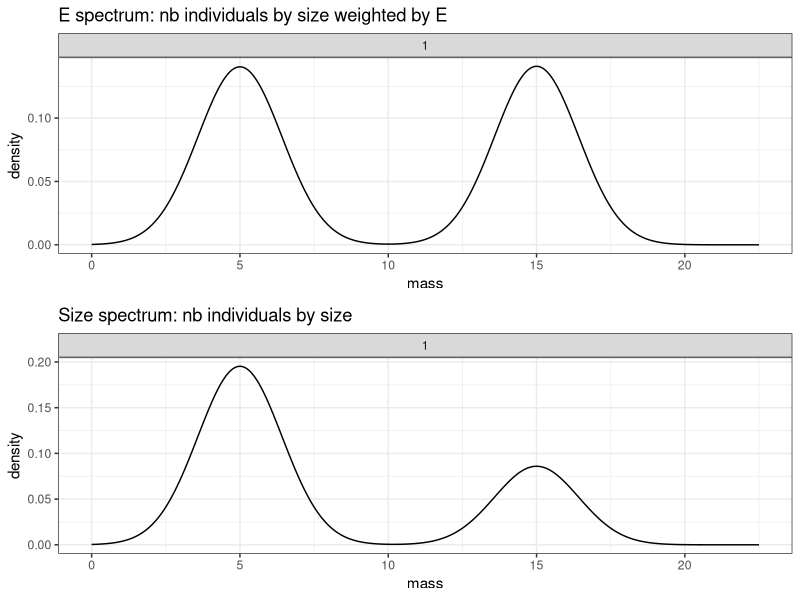
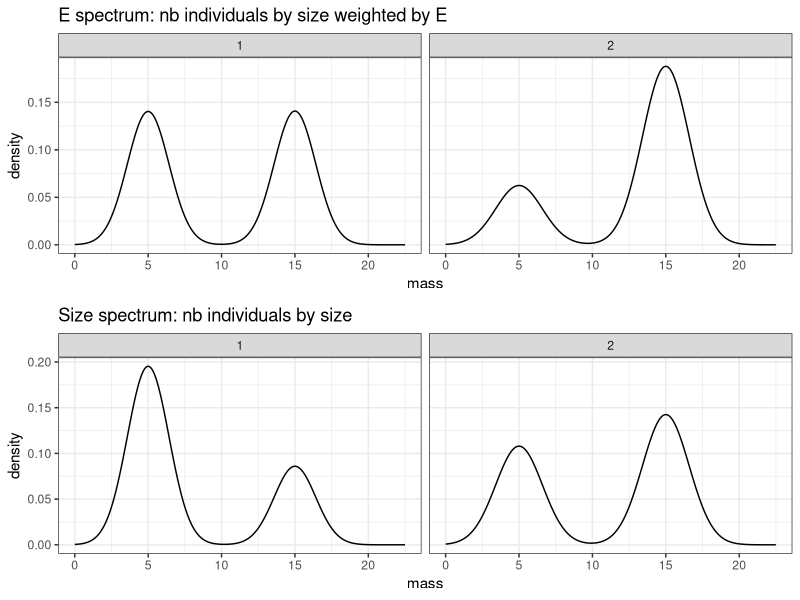
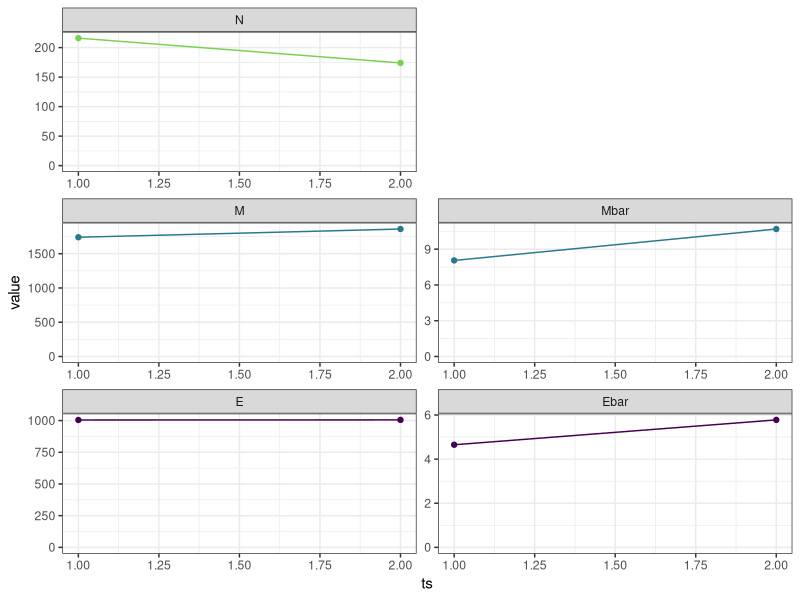
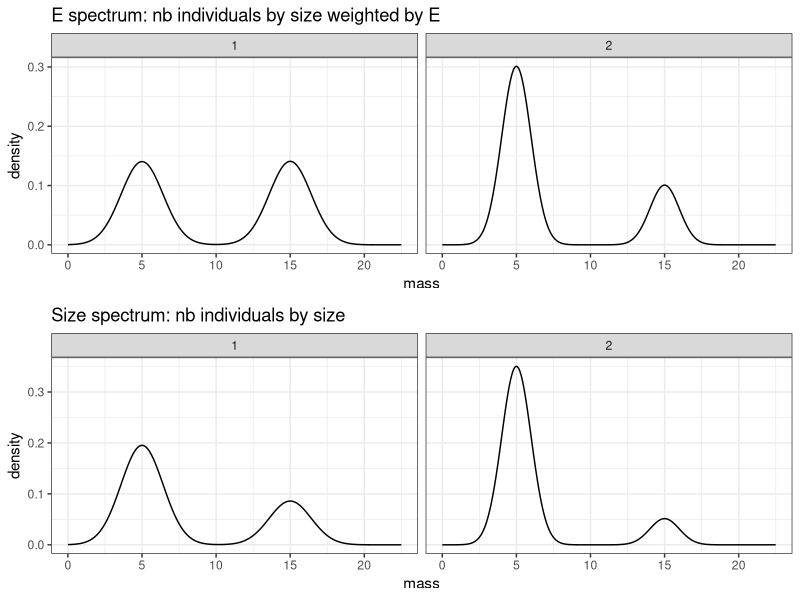
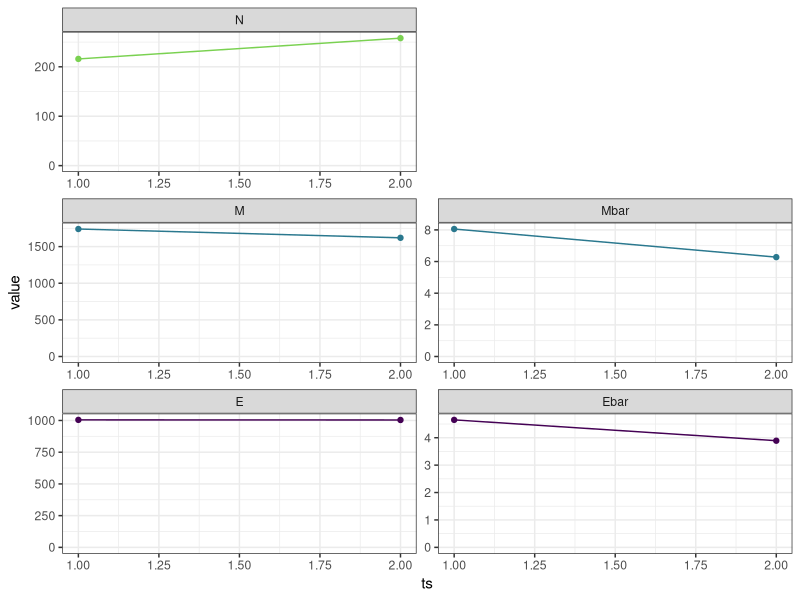
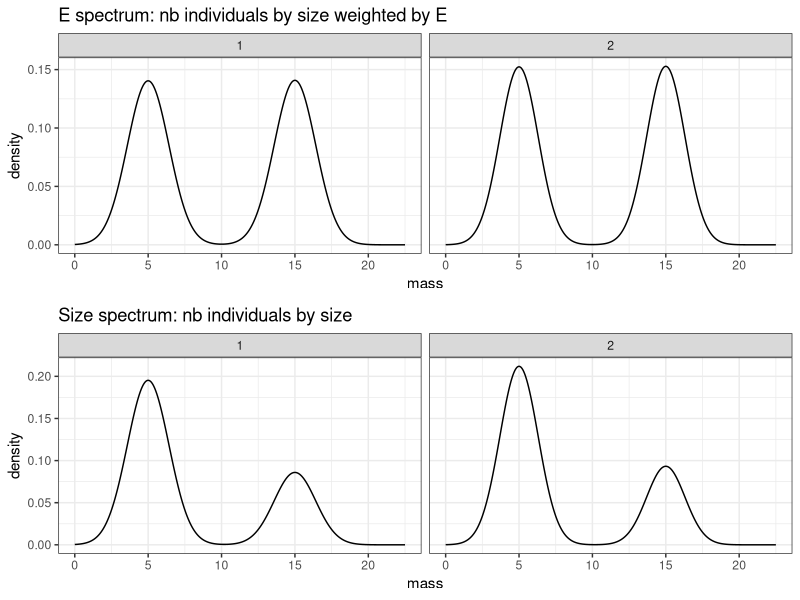
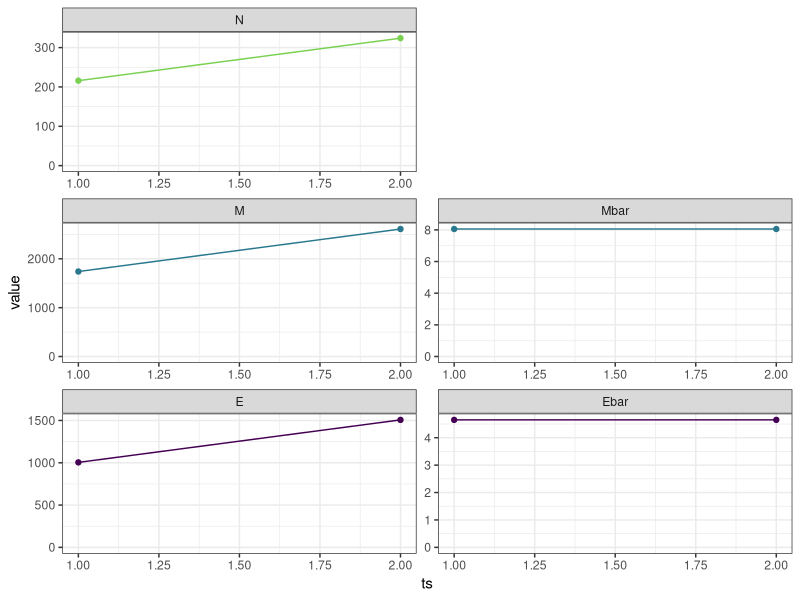
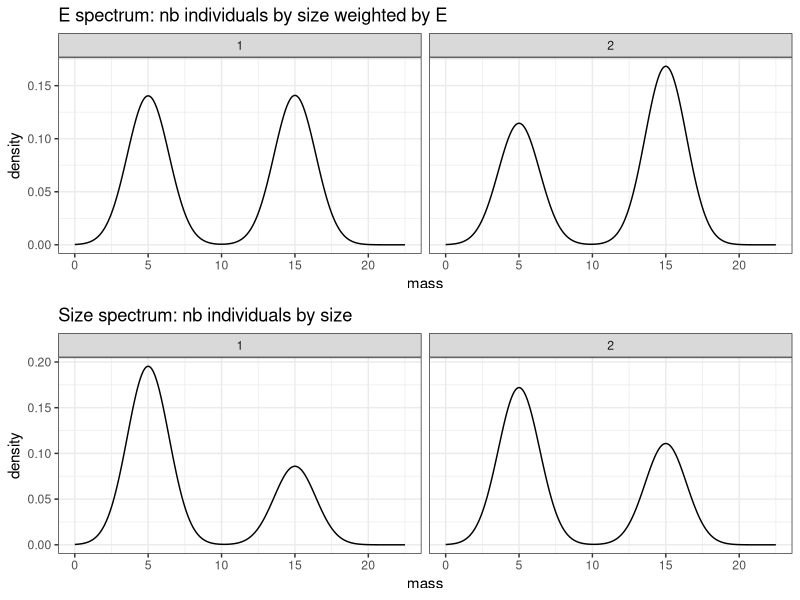

Recreate these plots in R, in order.
## ---- chunk 1
knitr::opts_chunk$set(echo = FALSE)

library(ggplot2)
library(dplyr)

plot_sv <- function(scenario_df) {
  
  c_sum <- scenario_df %>%
    group_by(ts) %>%
    summarize(N = dplyr::n(),
              E = sum(energy),
              M = sum(mass),
              Ebar = mean(energy),
              Mbar = mean(mass)
    ) %>%
    ungroup() %>%
    tidyr::pivot_longer(-ts, names_to = "variable", values_to = "value") %>% 
    mutate(currency = substr(variable, 0, 1))
  
  #return(list(
  ggplot(c_sum, aes(x = ts, y = value, color = currency)) +
    geom_point() +
    geom_line() +
    scale_color_viridis_d(end = .8) +
    facet_wrap(vars(variable), scales = "free", as.table = F, nrow = 3) +
    expand_limits(y = 0) +
    theme_bw() +
    theme(legend.position = "none")#,
}

plot_spectra <- function(scenario_df) {
  
  gridExtra::grid.arrange(grobs = list(
    
    ggplot(scenario_df, aes(x = mass, weights = energy)) +
      geom_density() +
      theme_bw() +
      xlim(0, 1.5 * (max(scenario$mass)))+
      facet_wrap(vars(ts)) +
      ggtitle("E spectrum: nb individuals by size weighted by E"),
    ggplot(scenario_df, aes(x = mass)) +
      geom_density() +
      theme_bw() +
      xlim(0, 1.5 * (max(scenario$mass))) +
      facet_wrap(vars(ts)) +
      ggtitle("Size spectrum: nb individuals by size")
  ),
  nrow = 2)
  #))
}

sv_ratios <- function(scenario) {
  
  ratios = scenario %>% 
    group_by(ts) %>%
    summarize(E = sum(energy),
              N = dplyr::n(),
              M = sum(mass)) %>%
    ungroup()
  
  data.frame(
    variable = c("E ratio", "N ratio", "M ratio", "avg e change", "avg size change", "size change / e change"),
    ratio = c(
      ratios$E[2]/ratios$E[1],
      ratios$N[2]/ratios$N[1],
      ratios$M[2]/ratios$M[1],
      (ratios$E[2]/ratios$E[1]) / (ratios$N[2]/ratios$N[1]),
      (ratios$M[2] / ratios$N[2]) / (ratios$M[1] / ratios$N[1]),
      (ratios$M[2]/ratios$M[1]) /   (ratios$E[2]/ratios$E[1])
    )
  )
  
}

## ---- chunk 2

E = 1000

M1 = 5
M2 = 15

E1 = M1 ^ .75
E2 = M2 ^ .75

N1 = ceiling((E/2)/E1)
N2 = ceiling((E/2)/E2)

N = N1 + N2

S = 2

individuals_t1 <- data.frame(
  species = c(rep(1, times = N1),
              rep(2, times = N2)),
  energy = c(rep(E1, times = N1),
             rep(E2, times = N2)),
  mass =c(rep(M1, times = N1),
          rep(M2, times = N2)),
  ts = 1
)

gridExtra::grid.arrange(grobs = list(
  
  ggplot(individuals_t1, aes(x = mass, weights = energy)) +
    geom_density() +
    theme_bw() +
    xlim(0, 1.5 * (max(individuals_t1$mass)))+
    facet_wrap(vars(ts)) +
    ggtitle("E spectrum: nb individuals by size weighted by E"),
  ggplot(individuals_t1, aes(x = mass)) +
    geom_density() +
    theme_bw() +
    xlim(0, 1.5 * (max(individuals_t1$mass))) +
    facet_wrap(vars(ts)) +
    ggtitle("Size spectrum: nb individuals by size")),
  nrow = 2)

## ---- chunk 3


N1 = ceiling((.25 * E)/E1)
N2 = ceiling((.75 * E)/E2)

scenario <-  bind_rows(individuals_t1, data.frame(
  species = c(rep(1, times = N1),
              rep(2, times = N2)),
  energy = c(rep(E1, times = N1),
             rep(E2, times = N2)),
  mass =c(rep(M1, times = N1),
          rep(M2, times = N2)),
  ts = 2
))

plot_spectra(scenario)
plot_sv(scenario)
sv_ratios(scenario)
## ---- chunk 4


N1 = ceiling((.75 * E)/E1)
N2 = ceiling((.25 * E)/E2)

scenario <-  bind_rows(individuals_t1, data.frame(
  species = c(rep(1, times = N1),
              rep(2, times = N2)),
  energy = c(rep(E1, times = N1),
             rep(E2, times = N2)),
  mass =c(rep(M1, times = N1),
          rep(M2, times = N2)),
  ts = 2
))

plot_spectra(scenario)
plot_sv(scenario)
sv_ratios(scenario)
## ---- chunk 5

Eamp = E * 1.5

N1 = ceiling((Eamp/2)/E1)
N2 = ceiling((Eamp/2)/E2)


scenario <-  bind_rows(individuals_t1, data.frame(
  species = c(rep(1, times = N1),
              rep(2, times = N2)),
  energy = c(rep(E1, times = N1),
             rep(E2, times = N2)),
  mass =c(rep(M1, times = N1),
          rep(M2, times = N2)),
  ts = 2
))

plot_spectra(scenario)
plot_sv(scenario)
sv_ratios(scenario)
## ---- chunk 6


N1 = ceiling((E/2)/E1)
N2 = ceiling((E/2)/E2)

N1 = ceiling(1.2 * N1)
N2 = ceiling(1.75 * N2)


scenario <-  bind_rows(individuals_t1, data.frame(
  species = c(rep(1, times = N1),
              rep(2, times = N2)),
  energy = c(rep(E1, times = N1),
             rep(E2, times = N2)),
  mass =c(rep(M1, times = N1),
          rep(M2, times = N2)),
  ts = 2
))

plot_spectra(scenario)
plot_sv(scenario)
sv_ratios(scenario)

## ---- chunk 7

N1 = ceiling(((E/2) + (.2 * E))/E1)
N2 = ceiling((E/2)/E2)


scenario <-  bind_rows(individuals_t1, data.frame(
  species = c(rep(1, times = N1),
              rep(2, times = N2)),
  energy = c(rep(E1, times = N1),
             rep(E2, times = N2)),
  mass =c(rep(M1, times = N1),
          rep(M2, times = N2)),
  ts = 2
))

plot_spectra(scenario)
plot_sv(scenario)
sv_ratios(scenario)

## ---- chunk 8


N1 = ceiling((E/2 + 500)/E1)
N2 = ceiling((E/2 + 500)/E2)


scenario <-  bind_rows(individuals_t1, data.frame(
  species = c(rep(1, times = N1),
              rep(2, times = N2)),
  energy = c(rep(E1, times = N1),
             rep(E2, times = N2)),
  mass =c(rep(M1, times = N1),
          rep(M2, times = N2)),
  ts = 2
))

plot_spectra(scenario)
plot_sv(scenario)
sv_ratios(scenario)

## ---- chunk 9


N1 = ceiling((E/2)/E1)
N2 = ceiling((E/2)/E2)

N2 = N2 + ceiling(.75 * N1)
N1 = ceiling(.25 * N1)


scenario <-  bind_rows(individuals_t1, data.frame(
  species = c(rep(1, times = N1),
              rep(2, times = N2)),
  energy = c(rep(E1, times = N1),
             rep(E2, times = N2)),
  mass =c(rep(M1, times = N1),
          rep(M2, times = N2)),
  ts = 2
))

plot_spectra(scenario)
plot_sv(scenario)
sv_ratios(scenario)

## ---- chunk 10


N1 = ceiling((E/2)/E1)
N2 = ceiling((E/2)/E2)

N2 = N2 + ceiling(.4 * N1)
N1 = ceiling(.5 * N1)

scenario <-  bind_rows(individuals_t1, data.frame(
  species = c(rep(1, times = N1),
              rep(2, times = N2)),
  energy = c(rep(E1, times = N1),
             rep(E2, times = N2)),
  mass =c(rep(M1, times = N1),
          rep(M2, times = N2)),
  ts = 2
))

plot_spectra(scenario)
plot_sv(scenario)
sv_ratios(scenario)

## ---- chunk 11

Edamp = .75 * E

N1 = ceiling((Edamp/2)/E1)
N2 = ceiling((Edamp/2)/E2)

scenario <-  bind_rows(individuals_t1, data.frame(
  species = c(rep(1, times = N1),
              rep(2, times = N2)),
  energy = c(rep(E1, times = N1),
             rep(E2, times = N2)),
  mass =c(rep(M1, times = N1),
          rep(M2, times = N2)),
  ts = 2
))

plot_spectra(scenario)
plot_sv(scenario)
sv_ratios(scenario)

## ---- chunk 12


N1 = ceiling(.75 * ((E/2)/E1))
N2 = ceiling((E/2) / E2)

scenario <-  bind_rows(individuals_t1, data.frame(
  species = c(rep(1, times = N1),
              rep(2, times = N2)),
  energy = c(rep(E1, times = N1),
             rep(E2, times = N2)),
  mass =c(rep(M1, times = N1),
          rep(M2, times = N2)),
  ts = 2
))

plot_spectra(scenario)
plot_sv(scenario)
sv_ratios(scenario)

## ---- chunk 13


N1 = ceiling(((E/2)/E1))
N2 = ceiling(.75 * ((E/2)/E2))

scenario <-  bind_rows(individuals_t1, data.frame(
  species = c(rep(1, times = N1),
              rep(2, times = N2)),
  energy = c(rep(E1, times = N1),
             rep(E2, times = N2)),
  mass =c(rep(M1, times = N1),
          rep(M2, times = N2)),
  ts = 2
))

plot_spectra(scenario)
plot_sv(scenario)
sv_ratios(scenario)

## ---- chunk 14


N1 = ceiling(((E/2)/E1))
N2 = ceiling(((E/2)/E2))

N1 = N1 + ceiling(.25 * N2)
N2 = ceiling(.75 * N2)

scenario <-  bind_rows(individuals_t1, data.frame(
  species = c(rep(1, times = N1),
              rep(2, times = N2)),
  energy = c(rep(E1, times = N1),
             rep(E2, times = N2)),
  mass =c(rep(M1, times = N1),
          rep(M2, times = N2)),
  ts = 2
))

plot_spectra(scenario)
plot_sv(scenario)
sv_ratios(scenario)

## ---- chunk 15


N1 = ceiling(((E/2)/E1))
N2 = ceiling(((E/2)/E2))

N1 = ceiling(N1 * 1.5)
N2 = ceiling(.3 * N2)

scenario <-  bind_rows(individuals_t1, data.frame(
  species = c(rep(1, times = N1),
              rep(2, times = N2)),
  energy = c(rep(E1, times = N1),
             rep(E2, times = N2)),
  mass =c(rep(M1, times = N1),
          rep(M2, times = N2)),
  ts = 2
))

plot_spectra(scenario)
plot_sv(scenario)
sv_ratios(scenario)

## ---- chunk 16


N1 = ceiling(((E/2)/E1))
N2 = ceiling(((E/2)/E2))


scenario <-  bind_rows(individuals_t1, data.frame(
  species = c(rep(1, times = N1),
              rep(2, times = N2)),
  energy = c(rep(E1, times = N1),
             rep(E2, times = N2)),
  mass =c(rep(M1, times = N1),
          rep(M2, times = N2)),
  ts = 2
))


mean_e = mean(scenario$energy)

sum_e = sum(scenario$energy)

N1 = N/2
N2 = N/2

E1 = mean_e
E2 = mean_e

M1 = mean_e ^ (1/.75)
M2 = mean_e ^ (1/.75)


scenario <-  bind_rows(individuals_t1, data.frame(
  species = c(rep(1, times = N1),
              rep(2, times = N2)),
  energy = c(rep(E1, times = N1),
             rep(E2, times = N2)),
  mass =c(rep(M1, times = N1),
          rep(M2, times = N2)),
  ts = 2
))



plot_spectra(scenario)
plot_sv(scenario)
sv_ratios(scenario)
